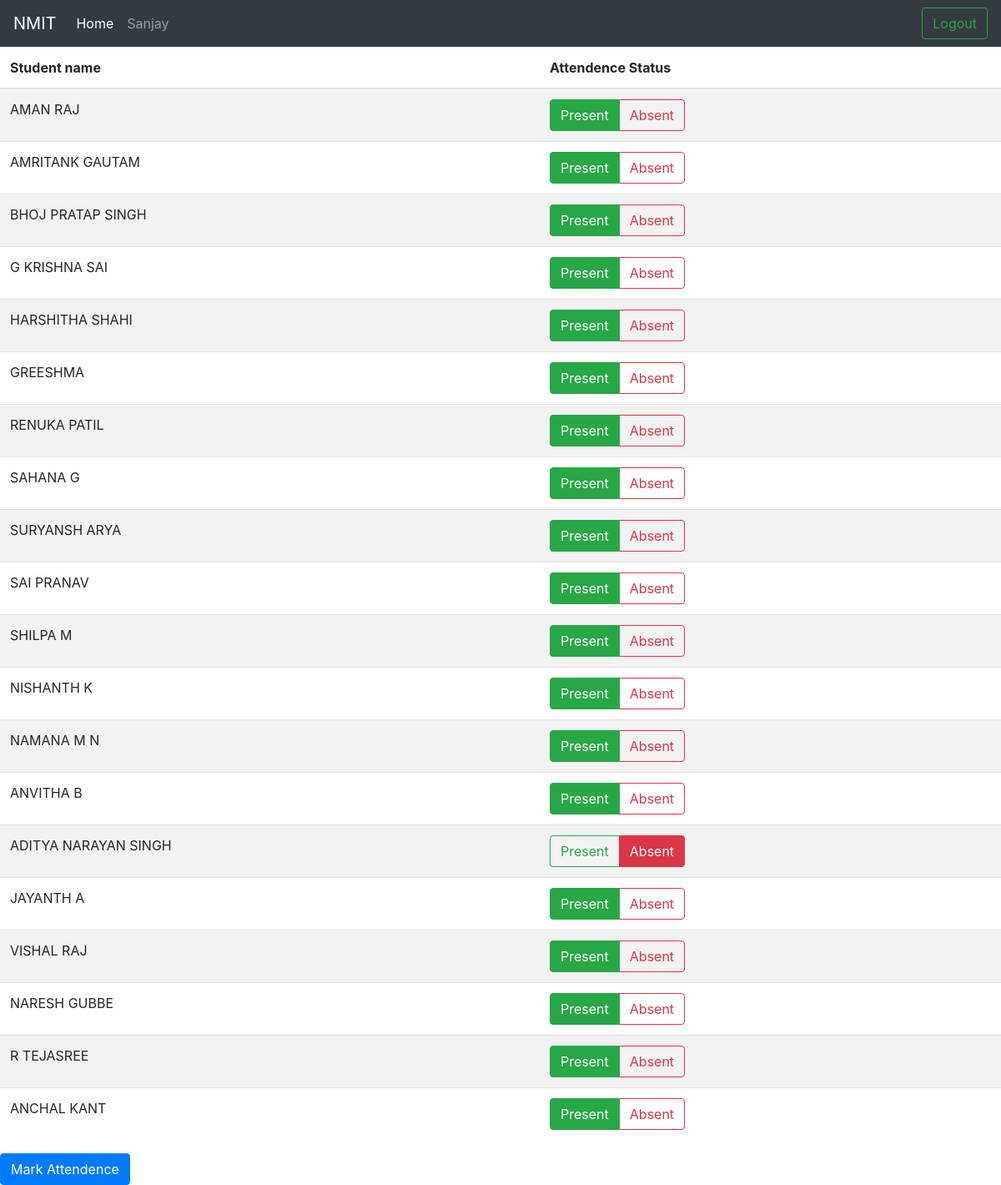
/academic/edit-view-attedence/23/1/3/ (signed in), run on an earlier commit of the app's database.
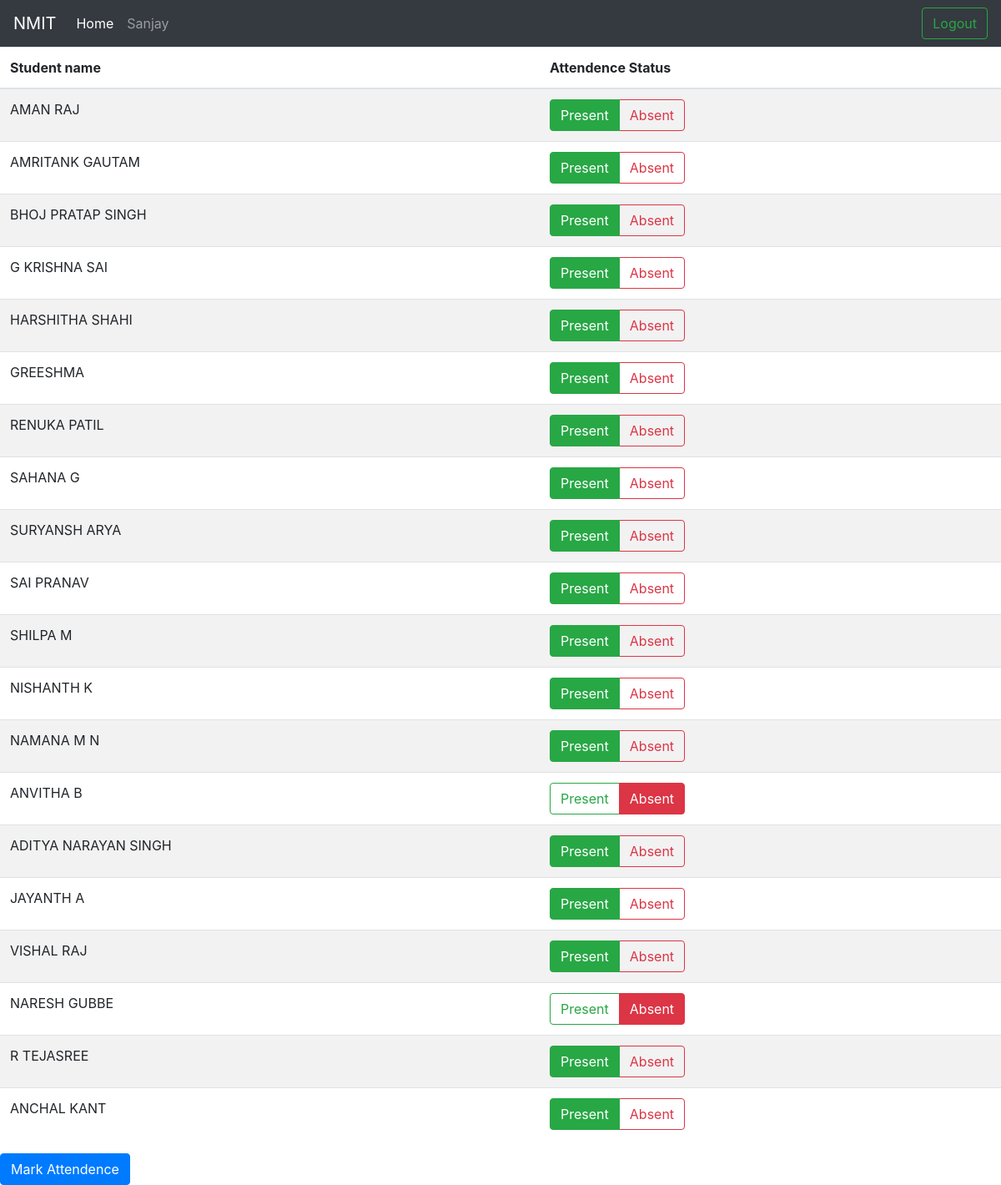
And on a later commit of the database.
### academic/models.py (models this page shows, shortened)
class attendence(models.Model):
    subject = models.ForeignKey(attendence_schedule,on_delete=models.CASCADE)
    student = models.ForeignKey(User,on_delete=models.CASCADE)
    status = models.BooleanField(default=True)

### academic/views.py (the view)
# urls.py: path('edit-view-attedence/<int:attendence_id>/<int:class_id>/<int:subject_id>/',views.edit_attendence,name='edit_attendence'),
@login_required
def edit_attendence(request,attendence_id,class_id,subject_id):
    student_list = list(attendence.objects.filter(subject__id = attendence_id))
    return render(request,'edit_attendence.html',{'attendence_id':attendence_id,'class_id':class_id,'student_list':student_list,'subject_id':subject_id})

### academic/templates/edit_attendence.html (shortened to what this page needs)
{% extends "base.html" %}
{% block content %}
<form action="{% url 'academic:save_attendence' %}" method="post">
  {% if student_list %}
      <table class="table table-striped">
        <thead>
          <tr>
            <th>Student name</th>
            <th>Attendence Status</th>
          </tr>
        </thead>
        <tbody>
          {% for i in student_list %}
          <tr>
            <td>{{i.student.first_name}}</td>
            <td>
              {% if i.status %}
              <div class="btn-group btn-group-toggle" data-toggle="buttons">
                <label class="btn btn-outline-success active">
                    <input type="radio" name="{{ i.student.username }}" id="option1" autocomplete="off" value="present" checked> Present
                </label>
                <label class="btn btn-outline-danger">
                    <input type="radio" name="{{ i.student.username }}" id="option2" autocomplete="off" value="absent"> Absent
                </label>
              </div>
              {% else %}
              <div class="btn-group btn-group-toggle" data-toggle="buttons">
                <label class="btn btn-outline-success active">
                    <input type="radio" name="{{ i.student.username }}" id="option1" autocomplete="off" value="present" > Present
                </label>
                <label class="btn btn-outline-danger">
                    <input type="radio" name="{{ i.student.username }}" id="option2" autocomplete="off" value="absent" checked> Absent
                </label>
              </div>
              {% endif %}
            </td>
          </tr>
          {% endfor %}
        </tbody>
      </table>
      {% endif %}
      <input type="submit" value="Mark Attendence" class="btn btn-primary">
  </form>
{% endblock %}

What changed in the data, as far as the page shows it:
changed attendence "ANVITHA B": status True → False (drawn)
changed attendence "ADITYA NARAYAN SINGH": status False → True (drawn)
changed attendence "NARESH GUBBE": status True → False (drawn)
